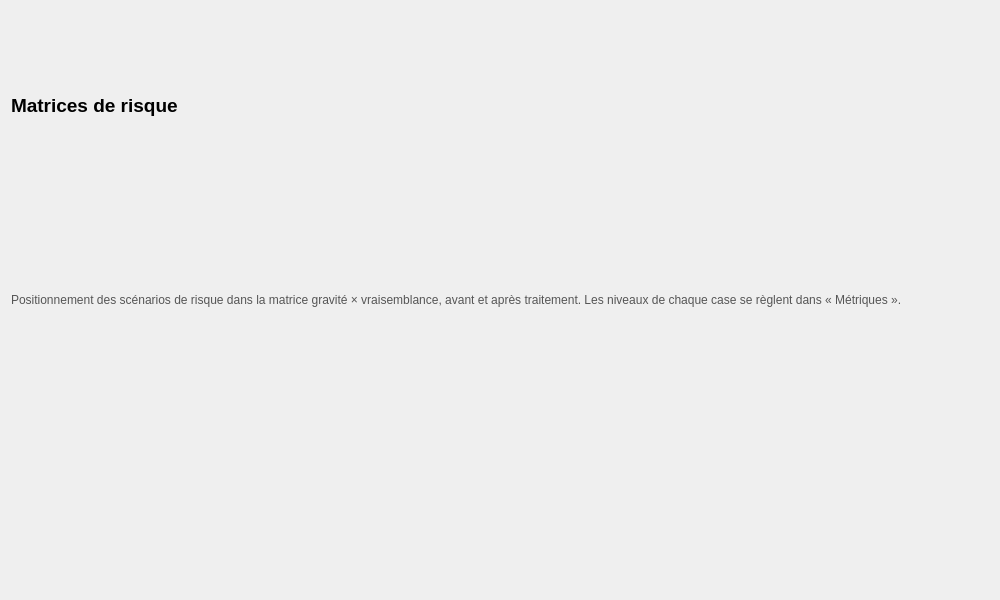
<?xml version="1.0" encoding="UTF-8"?>
<ui version="4.0">
 <class>TreatmentPage</class>
 <widget class="QWidget" name="TreatmentPage"><property name="geometry"><rect><x>0</x><y>0</y><width>1000</width><height>600</height></rect></property><layout class="QVBoxLayout" name="verticalLayout"><item><widget class="QLabel" name="titleLabel"><property name="text"><string>Matrices de risque</string></property><property name="font"><font><pointsize>14</pointsize><bold>true</bold></font></property></widget></item><item><widget class="QLabel" name="helpLabel"><property name="text"><string>Positionnement des scénarios de risque dans la matrice gravité × vraisemblance, avant et après traitement. Les niveaux de chaque case se règlent dans « Métriques ».</string></property><property name="styleSheet"><string>color:#555;</string></property><property name="wordWrap"><bool>true</bool></property></widget></item><item><layout class="QHBoxLayout" name="matricesLayout"><item><widget class="RiskMatrixWidget" name="initialMatrix"></widget></item><item><widget class="RiskMatrixWidget" name="residualMatrix"></widget></item></layout></item></layout></widget>
 <customwidgets><customwidget><class>RiskMatrixWidget</class><extends>QWidget</extends><header>Widgets.h</header><container>0</container></customwidget></customwidgets>
 <resources/>
 <connections/>
</ui>
